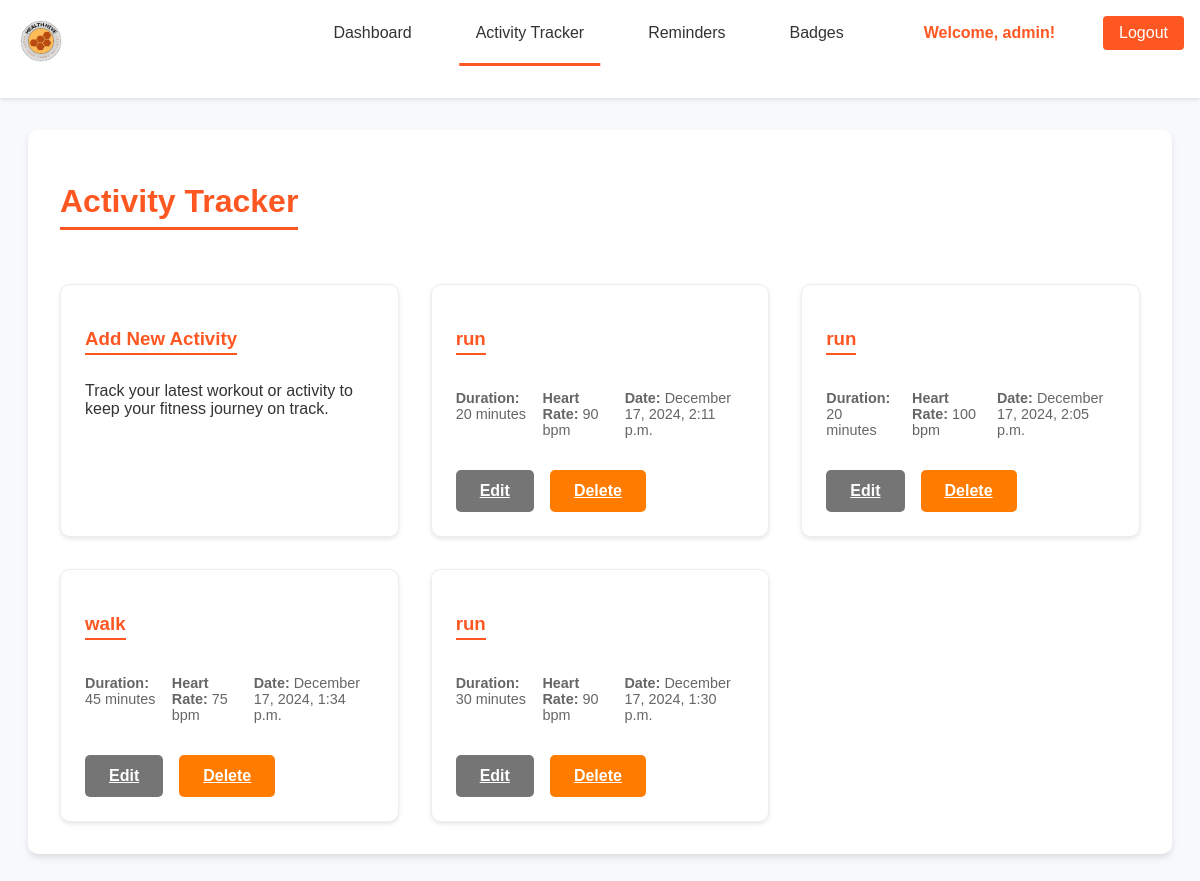
Page /tracker/ (signed in) on the committed database.
### accounts/models.py (models this page shows, shortened)
class CustomUser(AbstractUser):
    phone_number = models.CharField(max_length=15, blank=True)
    groups = models.ManyToManyField(
        'auth.Group',
        related_name='custom_user_set',
        blank=True,
        help_text='The groups this user belongs to.',
        verbose_name='groups',
    )
    user_permissions = models.ManyToManyField(
        'auth.Permission',
        related_name='custom_user_set',
        blank=True,
        help_text='Specific permissions for this user.',
        verbose_name='user permissions',
    )
    class Meta:
        verbose_name = 'User'
        verbose_name_plural = 'Users'
        ordering = ['-date_joined']

### tracker/models.py (models this page shows, shortened)
class Activity(models.Model):
    user = models.ForeignKey(
        settings.AUTH_USER_MODEL,
        on_delete=models.CASCADE,
        related_name='activities',
        verbose_name='User'
    )
    name = models.CharField(max_length=255, default="Exercise", db_index=True)
    duration_minutes = models.IntegerField(
        help_text="Duration of the activity in minutes",
        validators=[
            MinValueValidator(1, message="N/A, please try again"),
            MaxValueValidator(300, message="Please limit exercise to 5 hours per session")
        ]
    )
    heart_rate = models.IntegerField(
        help_text="Average heart rate during the exercise",
        validators=[
            MinValueValidator(40, message="N/A, please try again"),
            MaxValueValidator(220, message="N/A, please try again")
        ]
    )
    calories_burned = models.IntegerField(
        blank=True,
        null=True,
        db_index=True,
        validators=[
            MinValueValidator(0, message="Calories burned cannot be negative"),
            MaxValueValidator(5000, message="Calories burned seems too high")
        ]
    )
    date = models.DateTimeField(auto_now_add=True, db_index=True)
    class Meta:
        indexes = [
            models.Index(fields=['date', 'name']),
            models.Index(fields=['calories_burned', 'date']),
            models.Index(fields=['user', 'date']),
        ]
        ordering = ['-date']
        verbose_name = 'Activity'
        verbose_name_plural = 'Activities'

### tracker/views.py (the view)
# urls.py: path('', views.activity_list, name='activity_list'),
@login_required
def activity_list(request):
    activities = Activity.objects.filter(user=request.user).order_by('-date')
    return render(request, 'tracker/activity_list.html', {'activities': activities})

### tracker/templates/tracker/activity_list.html (shortened to what this page needs)
{% extends 'base.html' %}
{% load static %}
{% block extra_css %}
    <link rel="stylesheet" href="{% static 'tracker/trackerstyles.css' %}">
{% endblock %}
{% block content %}
<div class="container">
    <h1>Activity Tracker</h1>
    <div class="services">
        <a href="{% url 'add_activity' %}" class="service">
            <h3>Add New Activity</h3>
            <p>Track your latest workout or activity to keep your fitness journey on track.</p>
        </a>
        {% if activities %}
            {% for activity in activities %}
            <div class="service">
                <h3>{{ activity.name }}</h3>
                <div class="activity-details">
                    <p><strong>Duration:</strong> {{ activity.duration_minutes }} minutes</p>
                    <p><strong>Heart Rate:</strong> {{ activity.heart_rate }} bpm</p>
                    <p><strong>Date:</strong> {{ activity.date|date:"F j, Y, g:i a" }}</p>
                </div>
                <div class="activity-actions">
                    <a href="{% url 'edit_activity' activity.pk %}" class="btn btn-secondary">Edit</a>
                    <a href="{% url 'delete_activity' activity.pk %}" class="btn btn-danger">Delete</a>
                </div>
            </div>
            {% endfor %}
        {% else %}
        <div class="service">
            <h3>No Activities Yet</h3>
            <p>Start tracking your fitness journey by adding your first activity!</p>
        </div>
        {% endif %}
    </div>
</div>
{% endblock %}

### templates/base.html (shortened to what this page needs)
<!DOCTYPE html>
<html lang="en">
<head>
    {% load static %}
    <link rel="stylesheet" href="{% static 'accounts/dashboard.css' %}">
    {% block extra_css %}{% endblock %}
</head>
<body>
    <header>
        <nav>
            <img src="{% static 'home/HEALTH_HIVE__2.png' %}" alt="Health Hive Logo" class="logo-img">
            <div class="nav-links">
                <a href="{% url 'dashboard' %}" class="nav-link {% if request.resolver_match.url_name == 'dashboard' %}active{% endif %}">Dashboard</a>
                <a href="{% url 'activity_list' %}" class="nav-link {% if request.resolver_match.url_name == 'activity_list' %}active{% endif %}">Activity Tracker</a>
                <a href="{% url 'reminder_list' %}" class="nav-link {% if request.resolver_match.url_name == 'reminder_list' %}active{% endif %}">Reminders</a>
                <a href="{% url 'badges' %}" class="nav-link {% if request.resolver_match.url_name == 'badges' %}active{% endif %}">Badges</a>
                <div class="nav-indicator"></div>
                <span class="username">Welcome, {{ user.username }}!</span>
                <a href="{% url 'logout' %}" class="logout-btn">Logout</a>
            </div>
        </nav>
    </header>
    <main>
        {% block content %}
        {% endblock %}
    </main>
</body>
</html>

### accounts/static/accounts/dashboard.css (style rules this page uses)
body { margin: 0; font-family: 'Inter', sans-serif; background-color: #f4f4f9; }
header { background-color: white; box-shadow: 0 2px 4px rgba(0,0,0,0.1); padding: 1rem; position: sticky; top: 0; z-index: 100; }
nav { display: flex; justify-content: space-between; align-items: center; max-width: 1200px; margin: 0 auto; padding-bottom: 1rem; position: relative; }
.logo-img { height: 50px; width: auto; }
.nav-links { display: flex; gap: 2rem; align-items: center; position: relative; padding-bottom: 1rem; }
.nav-link { text-decoration: none; color: #333; padding: 0.5rem 1rem; position: relative; transition: color 0.3s; white-space: nowrap; }
.nav-indicator { position: absolute; bottom: 0; height: 3px; background-color: #FF5722; transition: transform 0.3s cubic-bezier(0.4, 0, 0.2, 1), width 0.3s cubic-bezier(0.4, 0, 0.2, 1); opacity: 0; pointer-events: none; transform-origin: left; }
.nav-link.active { color: #333; }
.logout-btn { margin-left: 1rem; background-color: #FF5722; color: white; padding: 0.5rem 1rem; border-radius: 4px; text-decoration: none; }
.activity-details { display: flex; gap: 1rem; color: #666; font-size: 0.9em; }
.username { margin-left: 2rem; color: #FF5722; font-weight: bold; }

### tracker/static/tracker/trackerstyles.css (style rules this page uses)
body { font-family: Arial, sans-serif; background-color: #f7f9fc; margin: 0; padding: 0; color: #333; }
.container { width: 90%; max-width: 1200px; margin: 2rem auto; padding: 2rem; background-color: #ffffff; border-radius: 10px; box-shadow: 0 4px 6px rgba(0, 0, 0, 0.1); }
h1 { color: #FF5722; position: relative; display: inline-block; margin-bottom: 2rem; }
h1::after { content: ''; position: absolute; left: 0; bottom: -10px; width: 100%; height: 3px; background-color: #FF5722; transform: scaleX(0); transform-origin: left; animation: slideIn 0.5s ease forwards; }
.services { display: grid; grid-template-columns: repeat(auto-fit, minmax(300px, 1fr)); gap: 2rem; margin-top: 2rem; }
.service { background-color: white; padding: 1.5rem; border-radius: 10px; box-shadow: 0 2px 4px rgba(0,0,0,0.1); transition: transform 0.3s ease, box-shadow 0.3s ease; text-decoration: none; color: inherit; border: 1px solid #eee; }
.service h3 { color: #FF5722; margin-bottom: 1rem; position: relative; display: inline-block; }
.service h3::after { content: ''; position: absolute; left: 0; bottom: -5px; width: 100%; height: 2px; background-color: #FF5722; transform: scaleX(0); transform-origin: left; animation: slideIn 0.5s ease forwards; }
.btn { padding: 0.75rem 1.5rem; border: none; border-radius: 5px; font-weight: 600; cursor: pointer; transition: background-color 0.3s ease; }
.btn-secondary { background-color: #757575; color: white; }
.btn-danger { background-color: #ff7c00 !important; color: white !important; border: none !important; }
.activity-details { margin-top: 1rem; }
.activity-details p { margin: 0.5rem 0; color: #666; }
.activity-actions { display: flex; gap: 1rem; margin-top: 1.5rem; }

### rows in the picture
CustomUser: username "admin"
Activity: name "run", duration_minutes "20", heart_rate "90", date "December 17, 2024, 2:11 p.m."
Activity: name "run", duration_minutes "20", heart_rate "100", date "December 17, 2024, 2:05 p.m."
Activity: name "walk", duration_minutes "45", heart_rate "75", date "December 17, 2024, 1:34 p.m."
Activity: name "run", duration_minutes "30", heart_rate "90", date "December 17, 2024, 1:30 p.m."
